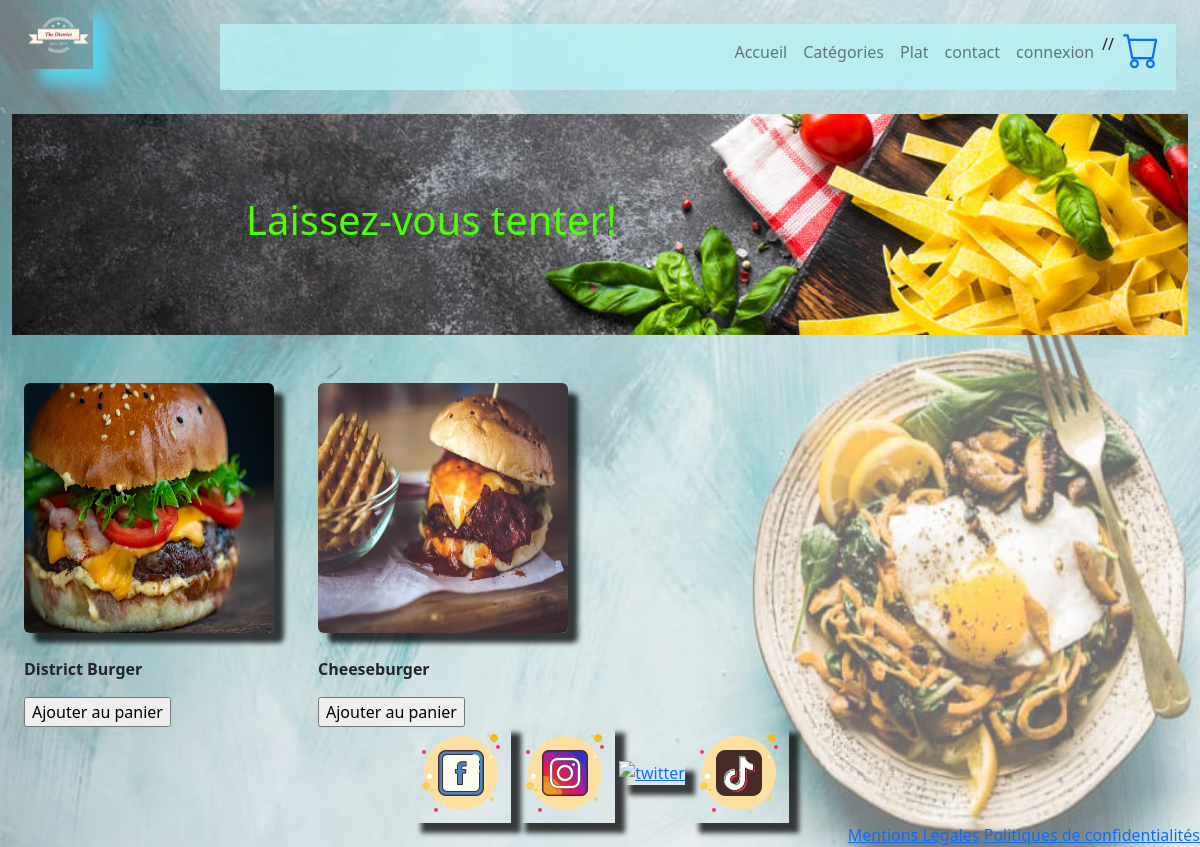
/plat_categorie.php?id_categorie=5, run on the app's committed database.
### tables this page shows
CREATE TABLE `plat` (
  `id` int AUTO_INCREMENT PRIMARY KEY,
  `libelle` varchar(100) NOT NULL,
  `description` text NOT NULL,
  `prix` decimal(10,2) NOT NULL,
  `image` varchar(255) NOT NULL,
  `id_categorie` int NOT NULL REFERENCES categorie(id),
  `active` varchar(10) NOT NULL
);

### DAO.php (called while the page is built, shortened)
<?php
function plat_populaire()
{
    $db = connexionBase();
    $requete = $db->query("SELECT *, plat.id as id FROM plat
    left join commande on commande.id_plat = plat.id
    GROUP BY plat.id
	 order by sum(commande.quantite) desc LIMIT 3");
    $tableau = $requete->fetchall(PDO::FETCH_OBJ);
    return $tableau;
}
function id($id_categorie)
{
    $db = connexionBase();
    $requete = ("SELECT * FROM plat where id_categorie = :id_categorie");
    $requete2 = $db->prepare($requete);
    $requete2->execute([':id_categorie' => $id_categorie]);
    $tableau = $requete2->fetchAll(PDO::FETCH_OBJ);
    return $tableau;
}

### plat_categorie.php (the view, shortened to what this page needs)
<?php
include('header.php');
include('DAO.php');
if (isset($_GET["id_categorie"])) {
    $id_categorie = $_GET["id_categorie"];
}
$tableau = id($id_categorie);
$tableau2 = plat_populaire();
?>
<div class="bg3">
    <h1 class="titre">Laissez-vous tenter!</h1>
</div>
<br><br>
<div class="container-fluid">
    <div class="row">
        <?php foreach ($tableau as $plat) : ?>
            <div class="col-lg-3 col-md-4 col-sm-6 col-xs-12">
                <a href="detail_plat.php?id=<?= $plat->id ?>">
                    <img src="images_the_district/food/<?= $plat->image ?>" class="rounded img-responsive ;" height="250px" width="250px">
                </a>
                <br>
                <br>
                <p class="cadre"><strong><?= $plat->libelle  ?></strong><br>
                <form action="commande.php" method="POST">
                    <input type="submit" value="Ajouter au panier"></input>
                    </form>
                    <br>
                <br>
            </div>
        <?php endforeach; ?>
    </div>
</div>
<?php include('footer.php'); ?>

### the_district_style.css (style rules this page uses)
.bg3 { background-image: url(images_the_district/bg2.jpeg); background-size: 100vw; background-repeat: no-repeat; padding: 7%; }
.titre { margin-left: 15%; }
img { box-shadow: 10px 10px 5px 0px rgba(0, 0, 0, 0.75); -webkit-box-shadow: 10px 10px 5px 0px rgba(0, 0, 0, 0.75); -moz-box-shadow: 10px 10px 5px 0px rgba(0, 0, 0, 0.75); }
.titre { color: rgb(77, 255, 0); }

### data on the page
plat: image (picture), libelle "District Burger"
plat: image (picture), libelle "Cheeseburger"
